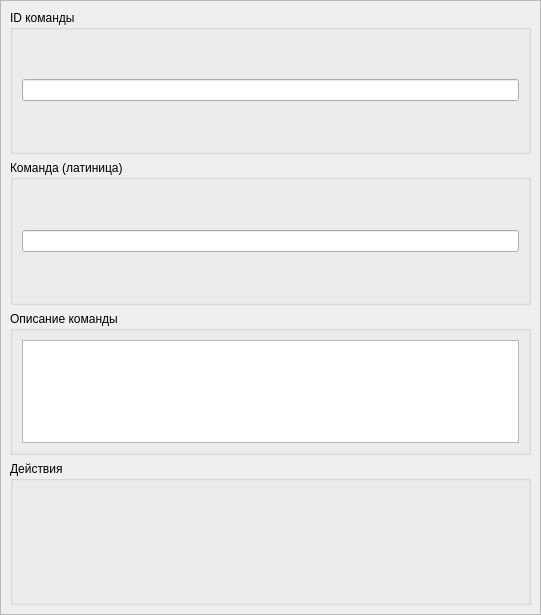
<?xml version="1.0" encoding="UTF-8"?>
<ui version="4.0">
 <class>TGCommandConfigurationWidget</class>
 <widget class="QWidget" name="TGCommandConfigurationWidget">
  <property name="geometry">
   <rect>
    <x>0</x>
    <y>0</y>
    <width>541</width>
    <height>615</height>
   </rect>
  </property>
  <property name="windowTitle">
   <string>Form</string>
  </property>
  <layout class="QVBoxLayout" name="verticalLayout">
   <property name="spacing">
    <number>0</number>
   </property>
   <property name="leftMargin">
    <number>0</number>
   </property>
   <property name="topMargin">
    <number>0</number>
   </property>
   <property name="rightMargin">
    <number>0</number>
   </property>
   <property name="bottomMargin">
    <number>0</number>
   </property>
   <item>
    <widget class="QFrame" name="frame">
     <property name="frameShape">
      <enum>QFrame::Shape::StyledPanel</enum>
     </property>
     <property name="frameShadow">
      <enum>QFrame::Shadow::Raised</enum>
     </property>
     <layout class="QVBoxLayout" name="verticalLayout_2">
      <item>
       <widget class="QGroupBox" name="groupBox_6">
        <property name="title">
         <string>ID команды</string>
        </property>
        <property name="flat">
         <bool>false</bool>
        </property>
        <layout class="QVBoxLayout" name="verticalLayout_12">
         <item>
          <widget class="QLineEdit" name="leCommandID"/>
         </item>
        </layout>
       </widget>
      </item>
      <item>
       <widget class="QGroupBox" name="groupBox_8">
        <property name="title">
         <string>Команда (латиница)</string>
        </property>
        <property name="flat">
         <bool>false</bool>
        </property>
        <layout class="QVBoxLayout" name="verticalLayout_14">
         <item>
          <widget class="QLineEdit" name="leCommandText"/>
         </item>
        </layout>
       </widget>
      </item>
      <item>
       <widget class="QGroupBox" name="groupBox_7">
        <property name="title">
         <string>Описание команды</string>
        </property>
        <layout class="QVBoxLayout" name="verticalLayout_13">
         <item>
          <widget class="QPlainTextEdit" name="ptCommandHelp">
           <property name="sizePolicy">
            <sizepolicy hsizetype="Expanding" vsizetype="Minimum">
             <horstretch>0</horstretch>
             <verstretch>0</verstretch>
            </sizepolicy>
           </property>
           <property name="minimumSize">
            <size>
             <width>0</width>
             <height>50</height>
            </size>
           </property>
           <property name="sizeAdjustPolicy">
            <enum>QAbstractScrollArea::SizeAdjustPolicy::AdjustToContents</enum>
           </property>
          </widget>
         </item>
        </layout>
       </widget>
      </item>
      <item>
       <widget class="QGroupBox" name="gbCommandsActions">
        <property name="title">
         <string>Действия</string>
        </property>
        <layout class="QVBoxLayout" name="verticalLayout_15"/>
       </widget>
      </item>
     </layout>
    </widget>
   </item>
  </layout>
 </widget>
 <resources/>
 <connections/>
</ui>
